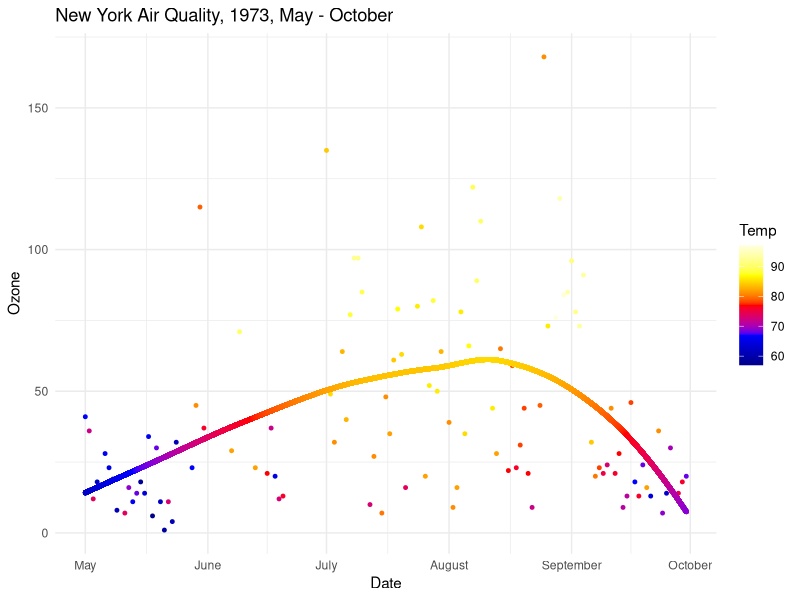

This figure's R source:
## ---- chunk 1
#| echo: true
#| message: false
#| warning: false
library(ggplot2)
library(dplyr)
library(lubridate)
aqdata <- airquality %>%
  mutate(
    unified_date = make_date(year = 1973, month = Month, day = Day),
    num_date = as.numeric(unified_date)
  ) %>%
  filter(!is.na(Ozone) & !is.na(Temp) & !is.na(unified_date))
grid_seq <- data.frame(
  unified_date = seq(min(aqdata$unified_date), max(aqdata$unified_date), length.out = 100000)
) %>%
  mutate(num_date = as.numeric(unified_date))
model_ozone_loess <- loess(Ozone ~ num_date, data = aqdata, span = 0.75)
model_temp_loess  <- loess(Temp ~ num_date, data = aqdata, span = 0.75)
predicted_data_loess <- grid_seq %>%
  mutate(
    Ozone = predict(model_ozone_loess, newdata = grid_seq),
    Temp = predict(model_temp_loess, newdata = grid_seq)
  )
ggplot() +
  geom_point(data = aqdata, aes(x = unified_date, y = Ozone, color = Temp), 
             size = 1, alpha = 1.0) +
  geom_point(data = predicted_data_loess, aes(x = unified_date, y = Ozone, color = Temp), 
            , alpha = 1.0, size = 1) + 
  scale_color_gradientn(colours = c("darkblue", "blue", "red", "yellow", "lightyellow")) +
  scale_x_date(date_breaks = "1 month", date_labels = "%B", expand = c(0.05, 0)) + 
  labs(
    title = "New York Air Quality, 1973, May - October",
    y = "Ozone", 
    x = "Date"
  ) +
  theme_minimal()
